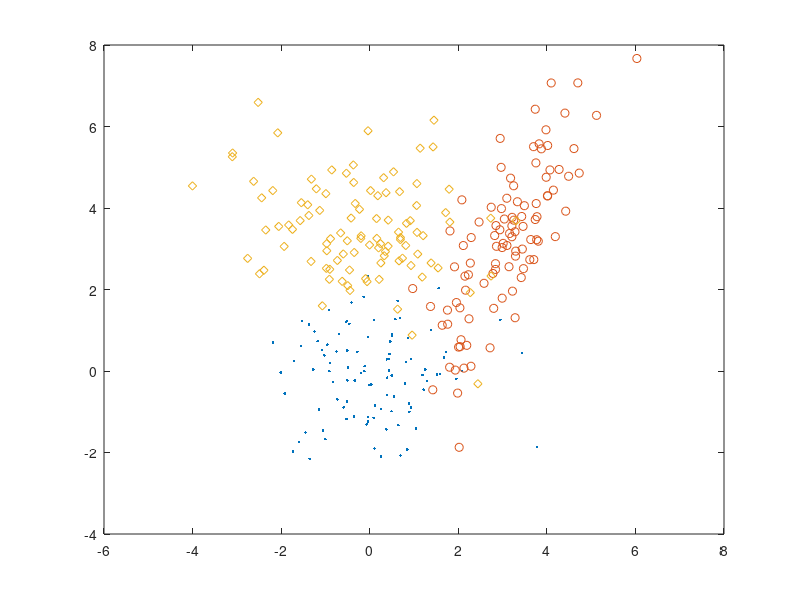

MATLAB code to generate this figure:

clear;
N = 100;

m3=repmat([0, 3.5], N, 1);
S3= [2 0 ; 0 1];
X3=randn(N, 2) * sqrtm(S3) + m3;


m2=repmat([3,3], N, 1);
S2= [1 1.6 ; 1.6 4];
X2=randn(N, 2) * sqrtm(S2) + m2;


m1=repmat([0,0], N, 1);
S1= [1 0 ; 0 1];
X1=randn(N, 2) * sqrtm(S1) + m1;



mm1 = mean(X1)
mm2 = mean(X2)
mm3 = mean(X3)


plot(X1(:, 1), X1(:, 2), '.');
hold on;
plot(X2(:, 1), X2(:, 2), 'o');
hold on;
plot(X3(:, 1), X3(:, 2), 'd');

save data4_1 X1 X2 X3

